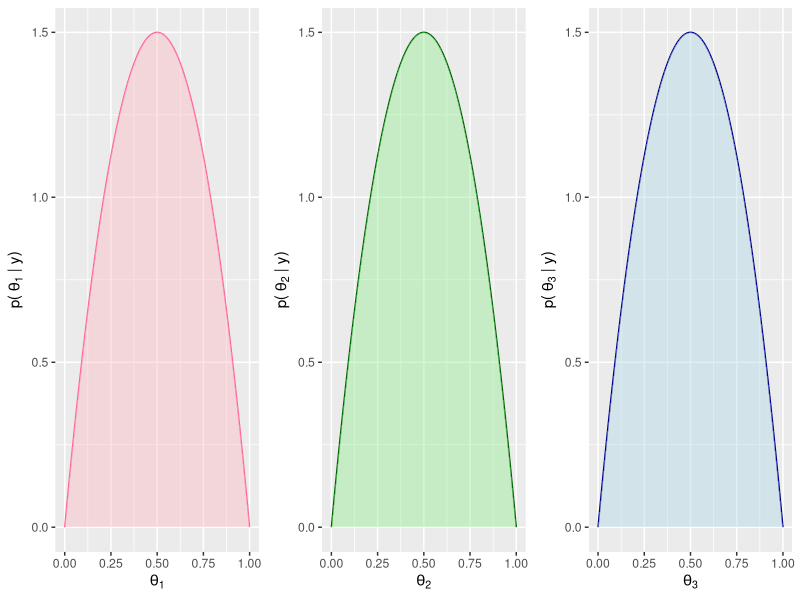

Recreate this plot in R. (Note: this script raises an error after producing the figure.)
## ---- chunk 1
# Carga de paquetes necesarios
library(ggplot2)
library(dplyr)
library(cowplot)
library(gridExtra)
install.packages("Kable")
library()
set.seed(491)
n_simulaciones=1000

x <- seq(0, 1, length.out = 200)
prior1 <- dbeta(x, 2, 2)
prior2 <- dbeta(x, 2, 2)
prior3 <- dbeta(x, 2, 2)

g1<-ggplot(x = x, y = prior1)+
  aes(x = x, y = prior1)+
  geom_line( color = "#FF6699") +
  geom_area(fill = "lightpink", alpha = 0.4, position = "identity") +
  labs(x = bquote(theta[1]), y = expression("p(" ~ theta[1] ~ "| y)")) + 
  theme(legend.position = "none")

g2<-ggplot(x = x, y = prior2)+
  aes(x = x, y = prior2)+
  geom_line( color = "darkgreen") +
  geom_area(fill = "lightgreen", alpha = 0.4, position = "identity") +
  labs(x = bquote(theta[2]), y = expression("p(" ~ theta[2] ~ "| y)")) +
  theme(legend.position = "none")


g3<-ggplot(x = x, y = prior3)+
  aes(x = x, y = prior3)+
  geom_line( color = "darkblue") +
  geom_area(fill = "lightblue", alpha = 0.4, position = "identity") +
  labs(x = bquote(theta[3]), y = expression("p(" ~ theta[3] ~ "| y)")) +
  theme(legend.position = "none")

grid.arrange(g1, g2, g3, ncol = 3)
## ---- chunk 2

resultados=rbinom(n_simulaciones, 366, 0.55)
datos=data.frame(resultados)
kable(summary(datos)) # mejorar


ganacias_df <- data.frame(anios=1:n_simulaciones, ganacias=resultados)
r0<-ggplot(ganacias_df) +
      aes(x = ganacias) +
      geom_histogram(aes(y = ..density..), color = "black", fill = "lightblue", bins = 30) +
      geom_density(color = "blue", size = 1)
r0
## ---- chunk 3
# Funciones necesarias
graficar<-function(cont_tiradas, cont_exitos, wins, alphas, betas){
  df <- data.frame(maq = c("Maquina 1", "Maquina 2", "Maquina 3"),
                   freq = cont_tiradas,
                   exitos = cont_exitos,
                   fracasos = cont_tiradas - cont_exitos)
  g1<-ggplot(df, aes(x = maq, fill = maq)) +
    geom_bar(aes(y = freq ), stat = "identity", color = "black") +
    geom_bar(aes(y = exitos ), stat = "identity", color = "black") +
    geom_text(aes(y = exitos, label = "Éxitos"), position = position_stack(vjust = 0.5)) +
    geom_text(aes(y = freq, label = "Fracasos"), position = position_stack(vjust = 0.8)) +
    labs(x = "Máquinas",
         y = "Frecuencia") +
    theme_minimal() +
    guides(fill = guide_legend(title = "Máquinas"))
  
  
  # Crear el gráfico de ganancias
  df <- data.frame(dias = 1:366, wins=wins)
  g2<-ggplot(df, aes(x = dias, y = wins)) +
    geom_line(color = "blue")+
    labs(x = "Día",
         y = "Valor acumulado")
  
  # Crear el gráfico de postiriors
  x1=seq(0,1,length.out =200)
  posterior1=dbeta(x1,alphas[1],betas[1])
  posterior2=dbeta(x1,alphas[2],betas[2])
  posterior3=dbeta(x1,alphas[3],betas[3])
  
  df <- data.frame(
    theta = x1,
    posterior = rep(c(posterior1,posterior2, posterior3), time = 1),
    maquina = rep(c("Maquina 1", "Maquina 2", "Maquina 3"), each = length(x1))
  )
  
  g3<-ggplot(df)+
    aes(x = theta, y = posterior, color = maquina)+
    theme(legend.position = "right")+
    geom_line() +
    geom_area(aes(fill = maquina), alpha = 0.4, position = "identity") +
    labs(x = expression(theta), y = expression("p(" ~ theta ~ "| y)"))
print(g1)
print(g3)
print(g2)
}
## ---- chunk 4
al_azar <- function(lista1) {
  alphas <- lista1[[1]]
  betas <- lista1[[2]]
  tethas <- lista1[[3]]
  prior_df <- lista1[[4]]
  x1=seq(0,1,length.out =200)

  sample <- sample(1:length(alphas), 1)
  juego <- rbinom(1, 1, tethas[sample])
  alphas[sample] <- alphas[sample] + juego
  betas[sample] <- betas[sample] + 1 - juego
  
  postirior <- dbeta(x1, alphas[sample],  betas[sample])
  prior_df[, sample] <- postirior
  salida1_list <- list(alphas, betas, tethas, prior_df, sample, juego)
  return(salida1_list)
}
## ---- chunk 5
set.seed(491)
alphas<-c(2,2,2)
betas<-c(2,2,2)
tethas=c(0.3,0.55,0.45)

x1=seq(0,1,length.out =200)
prior_df <- data.frame(prior1=dbeta(x1,alphas[1],betas[1]), 
                       prior2=dbeta(x1,alphas[2],betas[2]), 
                       prior3=dbeta(x1,alphas[3],betas[3]))

wins=numeric(366)
cont_exitos= c(0,0,0)
cont_tiradas = c(0, 0, 0)
juego=0
sample=0
entrada1_list = list(alphas, betas, tethas, prior_df, sample, juego)
graf_list=list()

for (i in 1:366) {
  entrada1_list=al_azar(lista1=entrada1_list)
  sample <- entrada1_list[[5]]
  juego <- entrada1_list[[6]]
  cont_exitos[sample] <- cont_exitos[sample] + juego
  cont_tiradas[sample] <- cont_tiradas[sample] + 1
  prior_df <- entrada1_list[[4]]

  if(i==1){
    wins[i]=juego
  }else{
    wins[i]=wins[i-1]+juego
  }
  prior_df_largo <- data.frame(
    theta = x1,
    posterior = rep(c(prior_df$prior1, 
                      prior_df$prior2, 
                      prior_df$prior3), time = 1),
    maquina = rep(c("Maquina 1", "Maquina 2", "Maquina 3"), each = 200)
  )
  graf_list[[i]] <- ggplot(prior_df_largo)+
    aes(x = theta, y = posterior, color = maquina)+
    theme(legend.position = "none")+
    geom_line() +
    geom_area(aes(fill = maquina), alpha = 0.4, position = "identity") +
    labs(x = expression(theta), y = expression("p(" ~ theta ~ "| y)"))
}

grid.arrange(graf_list[[1]],graf_list[[3]],graf_list[[18]],
             graf_list[[100]],graf_list[[200]],graf_list[[366]],
             ncol = 3)


# Crear el gráfico de barras
df <- data.frame(maq = c("Maquina 1", "Maquina 2", "Maquina 3"),
                 freq = cont_tiradas,
                 exitos = cont_exitos,
                 fracasos = cont_tiradas - cont_exitos)
ggplot(df, aes(x = maq, fill = maq)) +
  geom_bar(aes(y = freq ), stat = "identity", color = "black") +
  geom_bar(aes(y = exitos ), stat = "identity", color = "black") +
  geom_text(aes(y = exitos, label = "Éxitos"), position = position_stack(vjust = 0.5)) +
  geom_text(aes(y = freq, label = "Fracasos"), position = position_stack(vjust = 0.8)) +
  labs(title = "Comparación de frecuencias",
       x = "Máquina",
       y = "Frecuencia") +
  theme_minimal() +
  guides(fill = guide_legend(title = "Máquinas"))


df <- data.frame(dias = 1:366, wins=wins)

# Crear el gráfico evolucion ganancia
ggplot(df, aes(x = dias, y = wins)) +
  geom_line(color = "blue")+
  labs(title = "Valores acumulados en 366 días",
       x = "Día",
       y = "Valor acumulado")

## ---- chunk 6
n_simulaciones = 1000
wins1_anio = numeric(n_simulaciones)

for (anio in 1:n_simulaciones) {
  alphas<-c(2,2,2)
  betas<-c(2,2,2)
  tethas=c(0.3,0.55,0.45)
  x1=seq(0,1,length.out =200)
  prior_df <- data.frame(prior1=dbeta(x1,alphas[1],betas[1]), 
                         prior2=dbeta(x1,alphas[2],betas[2]), 
                         prior3=dbeta(x1,alphas[3],betas[3]))
  wins=numeric(366)
  cont_exitos= c(0,0,0)
  cont_tiradas = c(0, 0, 0)
  juego=0
  sample=0
  entrada1_list = list(alphas, betas, tethas, prior_df, sample, juego)
  graf_list=list()
  
  for (i in 1:366) {
    entrada1_list=al_azar(lista1=entrada1_list)
    sample <- entrada1_list[[5]]
    juego <- entrada1_list[[6]]
    cont_exitos[sample] <- cont_exitos[sample] + juego
    cont_tiradas[sample] <- cont_tiradas[sample] + 1
    prior_df <- entrada1_list[[4]]
    
    if(i==1){
      wins[i]=juego
    }else{
      wins[i]=wins[i-1]+juego
    }
  }
  wins1_anio[anio] <- wins[366]
}

ganacias_df <- data.frame(anios=1:n_simulaciones, ganacias=wins1_anio)
r1<-ggplot(ganacias_df) +
      aes(x = ganacias) +
      geom_histogram(aes(y = ..density..), color = "black", fill = "lightblue", bins = 30) +
      geom_density(color = "blue", size = 1)
r1
print(paste("La ganancia media por año es ",mean(ganacias_df$ganacias),"unidades monetarias"))

## ---- chunk 7
greedy_tasa_obs<-function(lista2){
  fl_calentamiento <- lista2[[5]]
  t <- lista2[[2]]
  tethas <- lista2[[1]]
  if (fl_calentamiento){
    sample <- sample(1:3, 1)
  }
  else{
    sample <- order(t + runif(3,0.001, 0.009), decreasing = TRUE)[1]
  }
  juego <- rbinom(1, 1, tethas[sample])
  lista2_salida<-list(tethas, t, juego, sample, fl_calentamineto)
  return(lista2_salida)
}

## ---- chunk 8
# Defino variables necesarias
tethas=c(0.3,0.55,0.45)
t = c(0.5,0.5,0.5)
cont_exitos= c(0,0,0)
cont_tiradas = c(0, 0, 0)
juego=0
sample=0
fl_calentamineto=FALSE
wins=numeric(366)
lista2_entrada=list(tethas, t, juego, sample, fl_calentamineto)

for(i in 1:366){
  fl_calentamineto <- ifelse(i>10, FALSE, TRUE )

  lista2_entrada <- greedy_tasa_obs(lista2 = lista2_entrada)
  juego <- lista2_entrada[[3]]
  sample <- lista2_entrada[[4]]
  cont_exitos[sample] <- cont_exitos[sample] + juego
  cont_tiradas[sample] <- cont_tiradas[sample] + 1
  lista2_entrada[[2]][sample] <- cont_exitos[sample] / cont_tiradas[sample]
  if(i==1){
    wins[i]=juego
  }else{
    wins[i]=wins[i-1]+juego
  }
}

alphas <- c(2+cont_exitos[1], 2+cont_exitos[2], 2+cont_exitos[3])
betas <- c(2+cont_tiradas[1]-cont_exitos[1],
           2+cont_tiradas[2]-cont_exitos[2],
           2+cont_tiradas[3]-cont_exitos[3])
# Graficos
graficar(cont_tiradas, cont_exitos, wins, alphas, betas)
print(paste("La ganancia de este año es ",wins[366],"unidades monetarias"))
## ---- chunk 9
wins2_anio = numeric(n_simulaciones)

for (anio in 1:n_simulaciones) {
  # Definimos parametros
  tethas=c(0.3,0.55,0.45)
  t = c(0.5,0.5,0.5)
  cont_exitos= c(0,0,0)
  cont_tiradas = c(0, 0, 0)
  juego=0
  sample=0
  fl_calentamineto=TRUE
  wins=numeric(366)
  lista2_entrada=list(tethas, t, juego, sample, fl_calentamineto)
  #Simulamos anio
  for(i in 1:366){
    fl_calentamineto <- ifelse(i>10, FALSE, TRUE )
    
    lista2_entrada <- greedy_tasa_obs(lista2 = lista2_entrada)
    juego <- lista2_entrada[[3]]
    sample <- lista2_entrada[[4]]
    cont_exitos[sample] <- cont_exitos[sample] + juego
    cont_tiradas[sample] <- cont_tiradas[sample] + 1
    lista2_entrada[[2]][sample] <- cont_exitos[sample] / cont_tiradas[sample]
    if(i==1){
      wins[i]=juego
    }else{
      wins[i]=wins[i-1]+juego
    }
  }
  wins2_anio[anio] <- wins[366]
}

ganacias_df <- data.frame(anios=1:n_simulaciones, ganacias=wins2_anio)
r2<-ggplot(ganacias_df) +
      aes(x = ganacias) +
      geom_histogram(aes(y = ..density..), color = "black", fill = "lightblue", bins = 30) +
      geom_density(color = "blue", size = 1)
r2
mean(ganacias_df$wins)
## ---- chunk 10
greedy_prob_posterior<-function(lista3){
  tethas <- lista3[[1]]
  alphas <- lista3[[2]]
  betas <- lista3[[3]]
  
  esperanzas = c(alphas[1]/(alphas[1]+betas[1]),
                alphas[2]/(alphas[2]+betas[2]),
                alphas[3]/(alphas[3]+betas[3]))
  #print(esperanzas)
  sample <- order(esperanzas + runif(3,0.001, 0.009)  , decreasing = TRUE)[1]
  juego <- rbinom(1, 1, tethas[sample])
  alphas[sample] <- alphas[sample] + juego
  betas[sample] <- betas[sample] + 1 - juego
  
  lista3_salida<-list(tethas, alphas, betas, juego, sample)
  return(lista3_salida)
}
## ---- chunk 11
# Defino variables necesarias
set.seed(492)
tethas=c(0.3,0.55,0.45)
alphas<-c(2,2,2)
betas<-c(2,2,2)
juego=0
sample=0
cont_exitos= c(0,0,0) 
cont_tiradas = c(0, 0, 0)

wins=numeric(366)
lista3_entrada=list(tethas, alphas, betas, juego, sample)

for(i in 1:366){
  lista3_entrada <- greedy_prob_posterior(lista3 = lista3_entrada)
  juego <- lista3_entrada[[4]]
  alphas <- lista3_entrada[[2]]
  betas <- lista3_entrada[[3]]
  sample <- lista3_entrada[[5]]
  cont_exitos[sample] = cont_exitos[sample] + juego 
  cont_tiradas[sample] = cont_tiradas[sample] + 1
  if(i==1){
    wins[i]=juego
  }else{
    wins[i]=wins[i-1]+juego
  }
}
alphas <- lista3_entrada[[2]]
betas<- lista3_entrada[[3]]
# Graficos
graficar(cont_tiradas, cont_exitos, wins, alphas, betas)
print(paste("La ganancia de este año es ",wins[366],"unidades monetarias"))
## ---- chunk 12
wins3_anio=numeric(n_simulaciones)
for (anio in 1:n_simulaciones) {
  # Defino variables necesarias
  tethas=c(0.3,0.55,0.45)
  alphas<-c(2,2,2)
  betas<-c(2,2,2)
  juego=0
  sample=0
  cont_exitos= c(0,0,0) 
  cont_tiradas = c(0, 0, 0)
  
  wins=numeric(366)
  lista3_entrada=list(tethas, alphas, betas, juego, sample)
  
  for(i in 1:366){
    lista3_entrada <- greedy_prob_posterior(lista3 = lista3_entrada)
    juego <- lista3_entrada[[4]]
    alphas <- lista3_entrada[[2]]
    betas <- lista3_entrada[[3]]
    sample <- lista3_entrada[[5]]
    cont_exitos[sample] = cont_exitos[sample] + juego 
    cont_tiradas[sample] = cont_tiradas[sample] + 1
    if(i==1){
      wins[i]=juego
    }else{
      wins[i]=wins[i-1]+juego
    }
  }
  wins3_anio[anio]<-wins[366]
}

ganancia_df <- data.frame(wins = wins3_anio)
r3<-ggplot(ganancia_df) +
      aes(x = wins) +
      geom_histogram(aes(y = ..density..), color = "black", fill = "lightblue", bins = 30) +
      geom_density(color = "blue", size = 1)
r3
mean(mean(ganancia_df$wins))
## ---- chunk 13
mean(ganancia_df$wins)
## ---- chunk 14
set.seed(412)
e_greedy_tasa_obs<-function(lista4){
  e<-lista4[[3]]
  explote<-runif(1)
  lista4[[6]] = 0
  lista4[[7]] = 0
  if(explote<=1-e){#Elige el mejor
    lista4[[7]] = 1 # exploto
    sample <-  order(t + runif(3,0.001, 0.009), decreasing = TRUE)[1]
  }else{#Elige aleatoriamente 
    lista4[[6]] = 1 # exploro
    sample <-  as.numeric(sample(1:3, 1))
  }

  juego <- rbinom(1, 1, tethas[sample])
  lista4_salida<-list(tethas, t, e, juego, sample, lista4[[6]], lista4[[7]])
  return(lista4_salida)
}
## ---- chunk 15
e_greedy_tasa_obs<-function(lista4){
  e<-lista4[[3]]
  explote<-runif(1)
  lista4[[6]] = 0
  lista4[[7]] = 0
  if(explote<=1-e){#Elige el mejor
    lista4[[7]] = 1 # exploto
    sample <-  order(t + runif(3,0.001, 0.009), decreasing = TRUE)[1]
  }else{#Elige aleatoriamente 
    lista4[[6]] = 1 # exploro
    sample <-  as.numeric(sample(1:3, 1))
  }


  juego <- rbinom(1, 1, tethas[sample])
  lista4_salida<-list(tethas, t, e, juego, sample, lista4[[6]], lista4[[7]])
  return(lista4_salida)
}
## ---- chunk 16
############# e = 0.2 ######################
e=0.2
# Defino variables necesarias
tethas=c(0.3,0.55,0.45)
t = c(0.5,0.5,0.5)
cont_exitos= c(0,0,0) 
cont_tiradas = c(0, 0, 0)
juego=0
sample=0
exploro=0
exploto=0
wins=numeric(366)
lista4_entrada=list(tethas, t, e, juego, sample, exploro, exploto)

for(i in 1:366){
  lista4_entrada <- e_greedy_tasa_obs(lista4 = lista4_entrada)
  juego <- lista4_entrada[[4]]
  sample <- lista4_entrada[[5]]
  exploro <- exploro + lista4_entrada[[6]]
  exploto <- exploto + lista4_entrada[[7]]
  cont_exitos[sample] <- cont_exitos[sample] + juego
  cont_tiradas[sample] <- cont_tiradas[sample] + 1
  lista4_entrada[[2]][sample] <- cont_exitos[sample] / cont_tiradas[sample]
  if(i==1){
    wins[i]=juego
  }else{
    wins[i]=wins[i-1]+juego
  }
}
alphas <- c(2+cont_exitos[1], 2+cont_exitos[2], 2+cont_exitos[3])
betas <- c(2+cont_tiradas[1]-cont_exitos[1],
           2+cont_tiradas[2]-cont_exitos[2],
           2+cont_tiradas[3]-cont_exitos[3])

# Graficos
graficar(cont_tiradas, cont_exitos, wins, alphas, betas)
## ---- chunk 17
set.seed(491)
e=0.05
# Defino variables necesarias
tethas=c(0.3,0.55,0.45)
t = c(0.5,0.5,0.5)
cont_exitos= c(0,0,0) 
cont_tiradas = c(0, 0, 0)
juego=0
sample=0
exploro=0
exploto=0
wins=numeric(366)
lista4_entrada=list(tethas, t, e, juego, sample, exploro, exploto)
## ---- chunk 18
for(i in 1:366){
  lista4_entrada <- e_greedy_tasa_obs(lista4 = lista4_entrada)
  juego <- lista4_entrada[[4]]
  sample <- lista4_entrada[[5]]
  exploro <- exploro + lista4_entrada[[6]]
  exploto <- exploto + lista4_entrada[[7]]
  cont_exitos[sample] <- cont_exitos[sample] + juego
  cont_tiradas[sample] <- cont_tiradas[sample] + 1
  lista4_entrada[[2]][sample] <- cont_exitos[sample] / cont_tiradas[sample]
  if(i==1){
    wins[i]=juego
  }else{
    wins[i]=wins[i-1]+juego
  }
}
alphas <- c(2+cont_exitos[1], 2+cont_exitos[2], 2+cont_exitos[3])
betas <- c(2+cont_tiradas[1]-cont_exitos[1],
           2+cont_tiradas[2]-cont_exitos[2],
           2+cont_tiradas[3]-cont_exitos[3])

# Graficos
graficar(cont_tiradas, cont_exitos, wins, alphas, betas)
print(paste("La ganancia de este año es ",wins[366],"unidades monetarias"))

## ---- chunk 19
###### 3 e distintos
graf_list <- list()
j=1
for (e in c(0.05, 0.2, 0.4)){
  wins4_anio=numeric(n_simulaciones)
  for (anio in 1:n_simulaciones) {
    # Defino variables necesarias
    tethas=c(0.3,0.55,0.45)
    t = c(0.5,0.5,0.5)
    cont_exitos= c(0,0,0) 
    cont_tiradas = c(0, 0, 0)
    juego=0
    sample=0
    exploro=0
    exploto=0
    
    wins=numeric(366)
    lista4_entrada=list(tethas, t, e, juego, sample, exploro, exploto)
    
    for(i in 1:366){
      lista4_entrada <- e_greedy_tasa_obs(lista4 = lista4_entrada)
      juego <- lista4_entrada[[4]]
      sample <- lista4_entrada[[5]]
      exploro <- exploro + lista4_entrada[[6]]
      exploto <- exploto + lista4_entrada[[7]]
      cont_exitos[sample] <- cont_exitos[sample] + juego
      cont_tiradas[sample] <- cont_tiradas[sample] + 1
      lista4_entrada[[2]][sample] <- cont_exitos[sample] / cont_tiradas[sample]
      if(i==1){
        wins[i]=juego
      }else{
        wins[i]=wins[i-1]+juego
      }
    }
    wins4_anio[anio]<-wins[366]
  }
  
  ganancia_df <- data.frame(wins = wins4_anio)
  graf_list[[j]] <-ggplot(ganancia_df) + #Reemplazar por boxplots
        aes(x = wins) +
        geom_histogram(aes(y = ..density..), color = "black", fill = "lightblue", bins = 30) +
        geom_density(color = "blue", size = 1)
  print(paste(mean(ganancia_df$wins)))
  j=j+1
}

r4<-grid.arrange(graf_list[[1]],graf_list[[2]],graf_list[[3]],ncol=1)
r4

## ---- chunk 20
set.seed(491)
# Función softmax
softmax= function(tau,pi){
  pr_soft1 = exp(pi[1]/tau)/sum(exp(pi/tau))
  pr_soft2 = exp(pi[2]/tau)/sum(exp(pi/tau))
  pr_soft3 = exp(pi[3]/tau)/sum(exp(pi/tau))
  pr_soft = c(pr_soft1,pr_soft2,pr_soft3)
  return(pr_soft)
}

#Función para una tirada
tirada_softmax <- function(lista5){
  alphas <- lista5[[1]]
  betas <- lista5[[2]]
  tethas <- lista5[[3]]
  pi <- lista5[[4]]
  tau=0.1
  
  sample <- sample(1:3,1,prob=softmax(tau,pi))
  
  juego <- rbinom(1, 1, tethas[sample])
  alphas[sample] <- alphas[sample] + juego
  betas[sample] <- betas[sample] + 1 - juego
  
  lista5_salida<-list(alphas, betas, tethas,pi, juego,  sample)
  return(lista5_salida)
}
## ---- chunk 21
# Defino variables necesarias
tethas=c(0.3,0.55,0.45)
alphas<-c(2,2,2)
betas<-c(2,2,2)
pi <- c(0.5,0.5,0.5)
cont_exitos= c(0,0,0) 
cont_tiradas = c(0, 0, 0)

wins=numeric(366)
lista5_entrada=list(alphas,betas, tethas,pi)

for(i in 1:366){
  lista5_entrada <- tirada_softmax(lista5_entrada)
  juego <- lista5_entrada[[5]]
  alphas <- lista5_entrada[[1]]
  betas <- lista5_entrada[[2]]
  sample <- lista5_entrada[[6]]
  cont_exitos[sample] = cont_exitos[sample] + juego 
  cont_tiradas[sample] = cont_tiradas[sample] + 1
  lista5_entrada[[4]][sample] <- cont_exitos[sample] / cont_tiradas[sample]
  if(i==1){
    wins[i]=juego
  }else{
    wins[i]=wins[i-1]+juego
  }
}

#Gráficos
graficar(cont_tiradas, cont_exitos, wins, alphas, betas)
## ---- chunk 22
n_simulaciones=1000

wins5_anio=numeric(n_simulaciones)
for (anio in 1:n_simulaciones) {
  # Defino variables necesarias
  tethas=c(0.3,0.55,0.45)
  alphas<-c(2,2,2)
  betas<-c(2,2,2)
  pi <- c(0.5,0.5,0.5)
  cont_exitos= c(0,0,0) 
  cont_tiradas = c(0, 0, 0)
  
  wins=numeric(366)
  lista5_entrada=list(alphas,betas, tethas,pi)
  
  for(i in 1:366){
    lista5_entrada <- tirada_softmax(lista5_entrada)
    juego <- lista5_entrada[[5]]
    alphas <- lista5_entrada[[1]]
    betas <- lista5_entrada[[2]]
    sample <- lista5_entrada[[6]]
    cont_exitos[sample] = cont_exitos[sample] + juego 
    cont_tiradas[sample] = cont_tiradas[sample] + 1
    lista5_entrada[[4]][sample] <- cont_exitos[sample] / cont_tiradas[sample]
    if(i==1){
      wins[i]=juego
    }else{
      wins[i]=wins[i-1]+juego
    }
  }
  wins5_anio[anio]<-wins[366]
}

ganancia_df <- data.frame(wins = wins5_anio)
r5<-ggplot(ganancia_df) +
      aes(x = wins) +
      geom_histogram(aes(y = ..density..), color = "black", fill = "lightblue", bins = 30) +
      geom_density(color = "blue", size = 1)
r5
## ---- chunk 23
quantile(ganancia_df$wins,0.05)
mean(ganancia_df$wins)
## ---- chunk 24
upper_bound <- function(lista6){
  tethas <- lista6[[1]]
  alphas <- lista6[[2]]
  betas <- lista6[[3]]
  
  UCB <- c(qbeta(0.95, alphas[1], betas[1]), 
           qbeta(0.95, alphas[2], betas[2]), 
           qbeta(0.95, alphas[3], betas[3]))
  sample <- order(UCB + runif(3, 0.001, 0.009), decreasing = TRUE)[1]
  juego <- rbinom(1, 1, tethas[sample])
  alphas[sample] <- alphas[sample] + juego
  betas[sample] <- betas[sample] + 1 - juego
  
  lista6_salida<-list(tethas, alphas, betas, UCB, juego, sample, cont_exitos, cont_tiradas)
  return(lista6_salida)
}
## ---- chunk 25
# Defino variables necesarias
tethas=c(0.3,0.55,0.45)
cont_exitos= c(0,0,0) 
cont_tiradas = c(0, 0, 0)
juego=0
UCB <- c(0, 0, 0)
alphas <- c(2, 2, 2)
betas <- c(2, 2, 2)
wins <- c(0, 0, 0)
lista6_entrada <- list(tethas, alphas, betas, UCB, juego, sample, cont_exitos, cont_tiradas)

for(i in 1:366){
  lista6_entrada <- upper_bound(lista6 = lista6_entrada)
  juego <- lista6_entrada[[5]]
  alphas <- lista6_entrada[[2]]
  betas <- lista6_entrada[[3]]
  sample <- lista6_entrada[[6]]
  cont_exitos <- lista6_entrada[[7]]
  cont_tiradas <- lista6_entrada[[8]]
  cont_exitos[sample] = cont_exitos[sample] + juego 
  cont_tiradas[sample] = cont_tiradas[sample] + 1
  if(i==1){
    wins[i]=juego
  }else{
    wins[i]=wins[i-1]+juego
  }
}

#Graficos
graficar(cont_tiradas, cont_exitos, wins, alphas, betas)

## ---- chunk 26
wins6_anio=numeric(n_simulaciones)
for (anio in 1:n_simulaciones) {
  # Defino variables necesarias
  tethas=c(0.3,0.55,0.45)
  alphas<-c(2,2,2)
  betas<-c(2,2,2)
  juego=0
  sample=0
  cont_exitos= c(0,0,0) 
  cont_tiradas = c(0, 0, 0)
  
  wins=numeric(366)
  lista6_entrada <- list(tethas, alphas, betas, UCB, juego, sample, cont_exitos, cont_tiradas)
  
  for(i in 1:366){
    lista6_entrada <- upper_bound(lista6 = lista6_entrada)
    juego <- lista6_entrada[[5]]
    alphas <- lista6_entrada[[2]]
    betas <- lista6_entrada[[3]]
    sample <- lista6_entrada[[6]]
    cont_exitos <- lista6_entrada[[7]]
    cont_tiradas <- lista6_entrada[[8]]
    cont_exitos[sample] = cont_exitos[sample] + juego 
    cont_tiradas[sample] = cont_tiradas[sample] + 1
    if(i==1){
      wins[i]=juego
    }else{
      wins[i]=wins[i-1]+juego
    }
  }
  wins6_anio[anio]<-wins[366]
}

ganancia_df <- data.frame(wins = wins6_anio)
r6<-ggplot(ganancia_df) +
      aes(x = wins) +
      geom_histogram(aes(y = ..density..), color = "black", fill = "lightblue", bins = 30) +
      geom_density(color = "blue", size = 1)
r6
## ---- chunk 27
quantile(ganancia_df$wins, c(0.02,0.95))
mean(ganancia_df$wins)
median(ganancia_df$wins)
## ---- chunk 28
thompson_sampling <- function(lista7){
  alphas <- lista7[[1]]
  betas <- lista7[[2]]
  tethas <- lista7[[3]]
  muestra<- c(rbeta(1,alphas[1],betas[1]), 
               rbeta(1,alphas[2],betas[2]), 
               rbeta(1,alphas[3],betas[3]))
  #print(muestra)
  sample <- order(muestra, decreasing = TRUE)[1]
  juego <- rbinom(1, 1, tethas[sample])
  alphas[sample] <- alphas[sample] + juego
  betas[sample] <- betas[sample] + 1 - juego
  
  lista7_salida<-list(alphas, betas, tethas,  muestra, juego,  sample)
  return(lista7_salida)
}
## ---- chunk 29
# Defino variables necesarias
alphas<-c(2,2,2)
betas<-c(2,2,2)
tethas=c(0.3,0.55,0.45)
wins=numeric(366)
cont_exitos= c(0,0,0)
cont_tiradas = c(0, 0, 0)
juego=0
sample=0
muestra=c()

lista7_entrada<-list(alphas, betas, tethas,  muestra, juego,  sample)

for(i in 1:366){
  lista7_entrada <- thompson_sampling( lista7_entrada )
  juego <- lista7_entrada[[5]]
  sample <- lista7_entrada[[6]]
  cont_exitos[sample] <- cont_exitos[sample] + juego
  cont_tiradas[sample] <- cont_tiradas[sample] + 1

  if(i==1){
    wins[i]=juego
  }else{
    wins[i]=wins[i-1]+juego
  }
}
alphas <- lista7_entrada[[1]]
betas <- lista7_entrada[[2]]
# Graficar
graficar(cont_tiradas, cont_exitos, wins, alphas, betas)

## ---- chunk 30
wins7_anio=numeric(n_simulaciones)
for (anio in 1:n_simulaciones) {
  alphas<-c(2,2,2)
  betas<-c(2,2,2)
  tethas=c(0.3,0.55,0.45)
  wins=numeric(366)
  cont_exitos= c(0,0,0)
  cont_tiradas = c(0, 0, 0)
  juego=0
  sample=0
  muestra=c()
  
  lista7_entrada<-list(alphas, betas, tethas,  muestra, juego,  sample)
  
  for(i in 1:366){
    lista7_entrada <- thompson_sampling( lista7_entrada )
    juego <- lista7_entrada[[5]]
    sample <- lista7_entrada[[6]]
    cont_exitos[sample] <- cont_exitos[sample] + juego
    cont_tiradas[sample] <- cont_tiradas[sample] + 1
    
    if(i==1){
      wins[i]=juego
    }else{
      wins[i]=wins[i-1]+juego
    }
  }
  wins7_anio[anio]<-wins[366]
}

ganancia_df <- data.frame(wins = wins7_anio)
r7<- ggplot(ganancia_df) +
        aes(x = wins) +
        geom_histogram(aes(y = ..density..), color = "black", fill = "lightblue", bins = 30) +
        geom_density(color = "blue", size = 1)
r7
## ---- chunk 31
table()
## ---- chunk 32
r1
## ---- chunk 33
r2
## ---- chunk 34
r3
## ---- chunk 35
r4
## ---- chunk 36
r5
## ---- chunk 37
r6
## ---- chunk 38
r7
